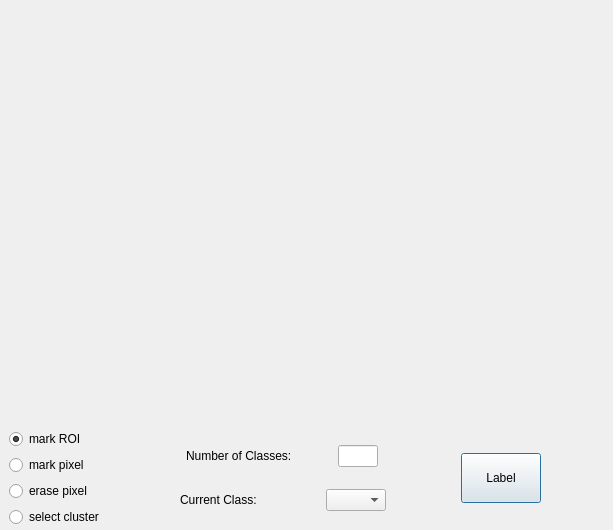
<?xml version="1.0" encoding="UTF-8"?>
<ui version="4.0">
 <class>Dialog</class>
 <widget class="QDialog" name="Dialog">
  <property name="geometry">
   <rect>
    <x>0</x>
    <y>0</y>
    <width>613</width>
    <height>530</height>
   </rect>
  </property>
  <property name="minimumSize">
   <size>
    <width>600</width>
    <height>400</height>
   </size>
  </property>
  <property name="windowTitle">
   <string>Dialog</string>
  </property>
  <widget class="QWidget" name="">
   <property name="geometry">
    <rect>
     <x>9</x>
     <y>9</y>
     <width>602</width>
     <height>518</height>
    </rect>
   </property>
   <layout class="QVBoxLayout" name="verticalLayout_3">
    <item>
     <widget class="MplWidget" name="MplWidget" native="true">
      <property name="sizePolicy">
       <sizepolicy hsizetype="Expanding" vsizetype="Preferred">
        <horstretch>0</horstretch>
        <verstretch>0</verstretch>
       </sizepolicy>
      </property>
      <property name="minimumSize">
       <size>
        <width>600</width>
        <height>400</height>
       </size>
      </property>
      <property name="contextMenuPolicy">
       <enum>Qt::DefaultContextMenu</enum>
      </property>
      <zorder>splitter_7</zorder>
     </widget>
    </item>
    <item>
     <layout class="QHBoxLayout" name="horizontalLayout_3">
      <item>
       <layout class="QVBoxLayout" name="verticalLayout">
        <item>
         <widget class="QRadioButton" name="roi">
          <property name="text">
           <string>mark ROI</string>
          </property>
          <property name="checked">
           <bool>true</bool>
          </property>
          <attribute name="buttonGroup">
           <string notr="true">buttonGroup</string>
          </attribute>
         </widget>
        </item>
        <item>
         <widget class="QRadioButton" name="pixel">
          <property name="text">
           <string>mark pixel</string>
          </property>
          <attribute name="buttonGroup">
           <string notr="true">buttonGroup</string>
          </attribute>
         </widget>
        </item>
        <item>
         <widget class="QRadioButton" name="erase">
          <property name="text">
           <string>erase pixel</string>
          </property>
          <attribute name="buttonGroup">
           <string notr="true">buttonGroup</string>
          </attribute>
         </widget>
        </item>
        <item>
         <widget class="QRadioButton" name="cluster">
          <property name="text">
           <string>select cluster</string>
          </property>
          <attribute name="buttonGroup">
           <string notr="true">buttonGroup</string>
          </attribute>
         </widget>
        </item>
       </layout>
      </item>
      <item>
       <spacer name="horizontalSpacer_3">
        <property name="orientation">
         <enum>Qt::Horizontal</enum>
        </property>
        <property name="sizeHint" stdset="0">
         <size>
          <width>40</width>
          <height>20</height>
         </size>
        </property>
       </spacer>
      </item>
      <item>
       <layout class="QVBoxLayout" name="verticalLayout_2">
        <item>
         <layout class="QHBoxLayout" name="horizontalLayout">
          <item>
           <widget class="QLabel" name="label">
            <property name="minimumSize">
             <size>
              <width>140</width>
              <height>0</height>
             </size>
            </property>
            <property name="maximumSize">
             <size>
              <width>140</width>
              <height>16777215</height>
             </size>
            </property>
            <property name="text">
             <string>Number of Classes:</string>
            </property>
           </widget>
          </item>
          <item>
           <widget class="QLineEdit" name="lineEdit">
            <property name="sizePolicy">
             <sizepolicy hsizetype="Fixed" vsizetype="Fixed">
              <horstretch>0</horstretch>
              <verstretch>0</verstretch>
             </sizepolicy>
            </property>
            <property name="minimumSize">
             <size>
              <width>40</width>
              <height>0</height>
             </size>
            </property>
            <property name="maximumSize">
             <size>
              <width>40</width>
              <height>16777215</height>
             </size>
            </property>
           </widget>
          </item>
         </layout>
        </item>
        <item>
         <layout class="QHBoxLayout" name="horizontalLayout_2">
          <item>
           <widget class="QLabel" name="label_2">
            <property name="minimumSize">
             <size>
              <width>140</width>
              <height>0</height>
             </size>
            </property>
            <property name="maximumSize">
             <size>
              <width>140</width>
              <height>16777215</height>
             </size>
            </property>
            <property name="text">
             <string>Current Class:</string>
            </property>
           </widget>
          </item>
          <item>
           <widget class="QComboBox" name="comboBox">
            <property name="minimumSize">
             <size>
              <width>60</width>
              <height>0</height>
             </size>
            </property>
            <property name="maximumSize">
             <size>
              <width>60</width>
              <height>16777215</height>
             </size>
            </property>
           </widget>
          </item>
         </layout>
        </item>
       </layout>
      </item>
      <item>
       <spacer name="horizontalSpacer">
        <property name="orientation">
         <enum>Qt::Horizontal</enum>
        </property>
        <property name="sizeHint" stdset="0">
         <size>
          <width>40</width>
          <height>20</height>
         </size>
        </property>
       </spacer>
      </item>
      <item>
       <widget class="QPushButton" name="button_label">
        <property name="minimumSize">
         <size>
          <width>0</width>
          <height>50</height>
         </size>
        </property>
        <property name="text">
         <string>Label</string>
        </property>
       </widget>
      </item>
      <item>
       <spacer name="horizontalSpacer_2">
        <property name="orientation">
         <enum>Qt::Horizontal</enum>
        </property>
        <property name="sizeHint" stdset="0">
         <size>
          <width>40</width>
          <height>20</height>
         </size>
        </property>
       </spacer>
      </item>
     </layout>
    </item>
   </layout>
  </widget>
 </widget>
 <customwidgets>
  <customwidget>
   <class>MplWidget</class>
   <extends>QWidget</extends>
   <header>mplwidget.h</header>
   <container>1</container>
  </customwidget>
 </customwidgets>
 <resources/>
 <connections/>
 <buttongroups>
  <buttongroup name="buttonGroup"/>
 </buttongroups>
</ui>
